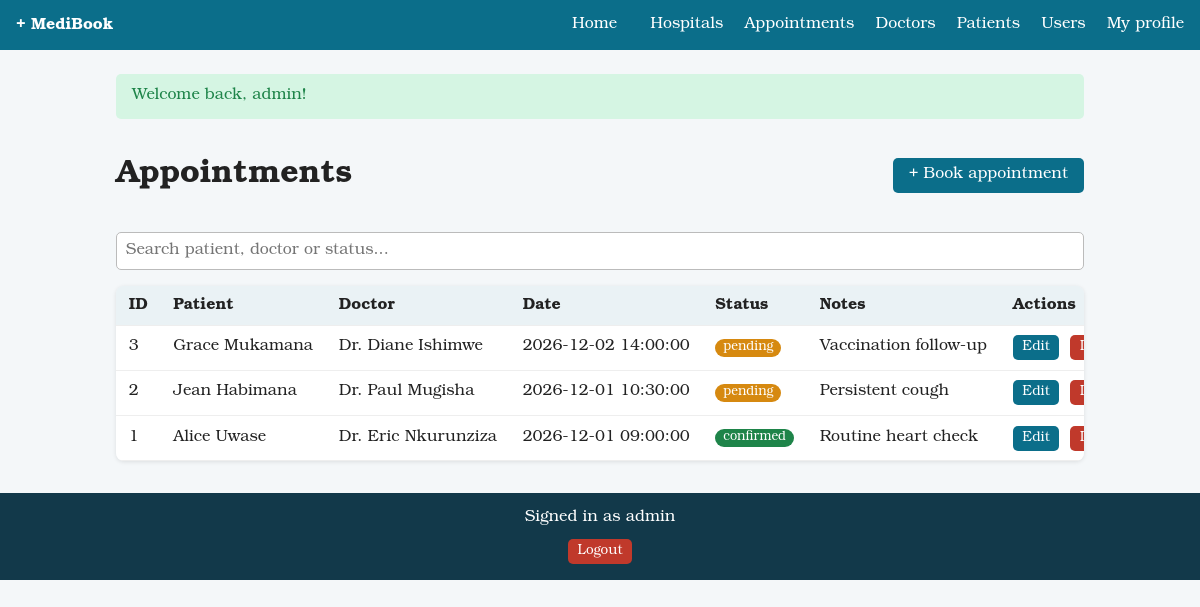
Page /index.php?r=appointments/index (signed in) on the committed database.
### tables this page shows
CREATE TABLE appointments (
    appointment_id   INT AUTO_INCREMENT PRIMARY KEY,
    patient_id       INT NOT NULL,
    doctor_id        INT NOT NULL,
    appointment_date DATETIME NOT NULL,
    status           ENUM('pending','confirmed','completed','cancelled') NOT NULL DEFAULT 'pending',
    notes            VARCHAR(255) NULL,
    CONSTRAINT fk_app_patient FOREIGN KEY (patient_id) REFERENCES patients(patient_id) ON DELETE CASCADE,
    CONSTRAINT fk_app_doctor  FOREIGN KEY (doctor_id)  REFERENCES doctors(doctor_id)  ON DELETE CASCADE,
    CONSTRAINT uq_doctor_slot UNIQUE (doctor_id, appointment_date)
);

CREATE TABLE patients (
    patient_id INT AUTO_INCREMENT PRIMARY KEY,
    user_id    INT NULL UNIQUE,
    full_name  VARCHAR(100) NOT NULL,
    dob        DATE NOT NULL,
    gender     ENUM('Male','Female','Other') NOT NULL,
    phone      VARCHAR(20) NOT NULL,
    CONSTRAINT fk_patient_user FOREIGN KEY (user_id) REFERENCES users(user_id) ON DELETE SET NULL
);

CREATE TABLE doctors (
    doctor_id      INT AUTO_INCREMENT PRIMARY KEY,
    full_name      VARCHAR(100) NOT NULL,
    specialization VARCHAR(80)  NOT NULL,
    phone          VARCHAR(20)  NOT NULL,
    department     VARCHAR(80)  NOT NULL,
    experience_years SMALLINT UNSIGNED NOT NULL DEFAULT 0
);

### app/core/bootstrap.php (called while the page is built, shortened)
<?php
function db(): PDO
{
    static $pdo = null;
    if ($pdo === null) {
        $c = $GLOBALS['config']['db'];
        $pdo = new PDO(
            "mysql:host={$c['host']};dbname={$c['name']};charset=utf8mb4",
            $c['user'], $c['pass'],
            [
                PDO::ATTR_ERRMODE            => PDO::ERRMODE_EXCEPTION,
                PDO::ATTR_DEFAULT_FETCH_MODE => PDO::FETCH_ASSOC,
                PDO::ATTR_EMULATE_PREPARES   => false,
            ]
        );
    }
    return $pdo;
}
function e(?string $v): string
{
    return htmlspecialchars((string)$v, ENT_QUOTES, 'UTF-8');
}
function csrf_token(): string
{
    return $_SESSION['csrf'];
}
function current_user(): ?array
{
    return $_SESSION['user'] ?? null;
}
function is_staff(): bool
{
    return current_user() && in_array(current_user()['role'], ['admin', 'staff'], true);
}
function view(string $name, array $data = []): void
{
    extract($data);
    $flash = $_SESSION['flash'] ?? null;
    require __DIR__ . '/../views/layout/header.php';
    require __DIR__ . "/../views/$name.php";
    require __DIR__ . '/../views/layout/footer.php';
}

### app/controllers/AppointmentController.php (called while the page is built, shortened)
<?php
class AppointmentController
{
    public static function index(): void
    {
        $sql =
            'SELECT a.*, p.full_name AS patient_name, d.full_name AS doctor_name
             FROM appointments a
             JOIN patients p ON p.patient_id = a.patient_id
             JOIN doctors d  ON d.doctor_id  = a.doctor_id
             ' . (is_staff() ? '' : 'WHERE p.user_id = ? ') . 'ORDER BY a.appointment_date DESC';
        $stmt = db()->prepare($sql);
        $stmt->execute(is_staff() ? [] : [current_user()['id']]);
        $rows = $stmt->fetchAll();
        view('appointments/index', compact('rows'));
    }
}

### public/index.php (called while the page is built, shortened)
<?php
require __DIR__ . '/../app/core/bootstrap.php';
$routes = [
    'home/index'          => ['HomeController', 'index'],
    'hospitals/index'     => ['HospitalController', 'index'],
    'hospitals/form'      => ['HospitalController', 'form'],
    'hospitals/save'      => ['HospitalController', 'save'],
    'hospitals/delete'    => ['HospitalController', 'delete'],
    'auth/login'          => ['AuthController', 'login'],
    'auth/staff'          => ['AuthController', 'staffLogin'],
    'auth/register'       => ['AuthController', 'register'],
    'auth/logout'         => ['AuthController', 'logout'],
    'patients/index'      => ['PatientController', 'index'],
    'patients/form'       => ['PatientController', 'form'],
    'patients/save'       => ['PatientController', 'save'],
    'patients/delete'     => ['PatientController', 'delete'],
    'doctors/index'       => ['DoctorController', 'index'],
    'doctors/form'        => ['DoctorController', 'form'],
    'doctors/save'        => ['DoctorController', 'save'],
    'doctors/delete'      => ['DoctorController', 'delete'],
    'appointments/index'  => ['AppointmentController', 'index'],
    'appointments/form'   => ['AppointmentController', 'form'],
    'appointments/save'   => ['AppointmentController', 'save'],
    'appointments/delete' => ['AppointmentController', 'delete'],
    'users/index'         => ['UserController', 'index'],
    'users/form'          => ['UserController', 'form'],
    'users/save'          => ['UserController', 'save'],
    'users/role'          => ['UserController', 'role'],
    'users/delete'        => ['UserController', 'delete'],
    'profile/edit'        => ['UserController', 'profile'],
    'profile/save'        => ['UserController', 'profileSave'],
    'api/search'          => ['ApiController', 'search'],
];
$r = $_GET['r'] ?? 'home/index';
[$class, $method] = $routes[$r];
$class::$method();

### app/views/appointments/index.php (the view, shortened to what this page needs)
<div class="head"><h1>Appointments</h1><a class="btn" href="index.php?r=appointments/form">+ Book appointment</a></div>
<input type="search" id="live-search" placeholder="Search patient, doctor or status..." autocomplete="off">
<div class="table-wrap"><table id="appt-table" data-csrf="<?= e(csrf_token()) ?>">
  <thead><tr><th>ID</th><th>Patient</th><th>Doctor</th><th>Date</th><th>Status</th><th>Notes</th><?php if (is_staff()): ?><th>Actions</th><?php endif; ?></tr></thead>
  <tbody>
  <?php foreach ($rows as $r): ?>
    <tr>
      <td><?= (int)$r['appointment_id'] ?></td><td><?= e($r['patient_name']) ?></td><td><?= e($r['doctor_name']) ?></td>
      <td><?= e($r['appointment_date']) ?></td><td><span class="badge <?= e($r['status']) ?>"><?= e($r['status']) ?></span></td>
      <td><?= e($r['notes']) ?></td>
      <?php if (is_staff()): ?>
      <td class="actions">
        <a class="btn small" href="index.php?r=appointments/form&id=<?= (int)$r['appointment_id'] ?>">Edit</a>
        <form method="post" action="index.php?r=appointments/delete" class="inline" data-confirm="Delete this appointment?">
          <button class="btn small danger" type="submit">Delete</button>
        </form>
      </td>
      <?php endif; ?>
    </tr>
  <?php endforeach; ?>
  </tbody>
</table></div>

### app/views/layout/header.php (shortened to what this page needs)
<!DOCTYPE html>
<html lang="en">
<head>
<link rel="stylesheet" href="assets/css/style.css">
</head>
<body>
<header class="topbar">
  <a class="brand" href="index.php?r=home/index">+ MediBook</a>
  <nav aria-label="Main navigation">
  <a class="nav-home" href="index.php?r=home/index" aria-label="Home">Home</a>
  <a href="index.php?r=hospitals/index">Hospitals</a>
  <?php if ($me = current_user()): ?>
    <a href="index.php?r=appointments/index">Appointments</a>
    <a href="index.php?r=doctors/index">Doctors</a>
    <?php if (is_staff()): ?><a href="index.php?r=patients/index">Patients</a><?php endif; ?>
    <?php if (is_staff()): ?><a href="index.php?r=users/index">Users</a><?php endif; ?>
    <a href="index.php?r=profile/edit">My profile</a>
  <?php else: ?>
    <a href="index.php?r=auth/login">Login</a>
    <a href="index.php?r=auth/register">Register</a>
    <a href="index.php?r=auth/staff">Staff / Admin</a>
  <?php endif; ?>
  </nav>
</header>
<main class="container">
<?php if (!empty($flash)): ?>
  <div class="alert <?= e($flash['type']) ?>"><?= e($flash['msg']) ?></div>
<?php endif; ?>

### app/views/layout/footer.php (shortened to what this page needs)
</main>
<footer class="site-footer" style="display:flex!important;flex-direction:column!important;align-items:center!important;justify-content:center!important;text-align:center!important;width:100%;margin:2rem auto 0;padding:1rem;background:#12394a;color:#fff;">
  <?php if ($me = current_user()): ?>
    <span>Signed in as <?= e($me['username']) ?></span>
    <form method="post" action="index.php?r=auth/logout" class="inline" style="display:flex!important;justify-content:center!important;align-items:center!important;width:100%;margin:0 auto;">
      <button class="btn small danger" type="submit">Logout</button>
    </form>
  <?php else: ?>
    <span>Online Hospital Appointment System</span>
  <?php endif; ?>
</footer>
</body>
</html>

### public/assets/css/style.css (style rules this page uses)
:root { --primary:#0b6e8a;--bg:#f4f7f9;--danger:#c0392b;--ok:#1e8449; --font:"Bookman Old Style",Bookman,"URW Bookman","Bookman URW","ITC Bookman",Georgia,serif }
*,*::before,*::after { box-sizing:border-box;font-family:var(--font) }
body { margin:0;font-family:var(--font);background:var(--bg);color:#222 }
.topbar { display:flex;flex-wrap:wrap;justify-content:space-between;align-items:center;background:var(--primary);color:#fff;padding:.6rem 1rem }
.topbar a,.topbar .link { color:#fff;text-decoration:none;margin-left:1rem;background:none;border:0;font-family:var(--font);font-size:1rem;cursor:pointer }
.brand { font-weight:700;font-size:1.2rem;margin-left:0!important }
.container { max-width:1000px;margin:1.5rem auto;padding:0 1rem }
.head { display:flex;justify-content:space-between;align-items:center;flex-wrap:wrap;gap:.5rem }
input,select,textarea { display:block;width:100%;padding:.55rem;margin-top:.3rem;border:1px solid #bbb;border-radius:5px;font-family:var(--font);font-size:1rem }
.btn { display:inline-block;background:var(--primary);color:#fff;padding:.5rem 1rem;border:0;border-radius:5px;text-decoration:none;cursor:pointer;font-family:var(--font);font-size:1rem }
.btn.small { padding:.25rem .6rem;font-size:.85rem }
.btn.danger { background:var(--danger) }
.inline { display:inline;margin:0 }
.alert { padding:.8rem 1rem;border-radius:5px;margin-bottom:1rem }
.alert.success { background:#d5f5e3;color:var(--ok) }
.table-wrap { overflow-x:auto;background:#fff;border-radius:8px;box-shadow:0 1px 4px rgba(0,0,0,.1) }
table { width:100%;border-collapse:collapse }
th,td { padding:.6rem .8rem;text-align:left;border-bottom:1px solid #eee;white-space:nowrap }
th { background:#eaf2f5 }
.actions { white-space:nowrap }
.actions>* { display:inline-block;vertical-align:middle;margin-right:.35rem }
.badge { padding:.15rem .5rem;border-radius:10px;font-size:.8rem;color:#fff;background:#888 }
.badge.confirmed { background:var(--ok) }
.badge.pending { background:#d68910 }
#live-search { margin:1rem 0 }
h1,h2,h3 { font-family:var(--font) }
.nav-home { display:inline-block;border:1px solid rgba(255,255,255,.75);border-radius:5px;padding:.38rem .75rem }
.site-footer { display:flex;flex-direction:column;justify-content:center;align-items:center;gap:.65rem;margin-top:2rem;padding:1rem;background:#12394a;color:#fff;text-align:center }
.site-footer form.inline { display:flex;width:100%;justify-content:center;margin:0 auto }
.site-footer form.inline .btn { display:block;margin:0 auto }

### rows in the picture
appointments: appointment_id "3", patient.full_name "Grace Mukamana", doctor.full_name "Dr. Diane Ishimwe", appointment_date "2026-12-02 14:00:00", status "pending", notes "Vaccination follow-up"
appointments: appointment_id "2", patient.full_name "Jean Habimana", doctor.full_name "Dr. Paul Mugisha", appointment_date "2026-12-01 10:30:00", status "pending", notes "Persistent cough"
appointments: appointment_id "1", patient.full_name "Alice Uwase", doctor.full_name "Dr. Eric Nkurunziza", appointment_date "2026-12-01 09:00:00", status "confirmed", notes "Routine heart check"

### other values in the picture
$flash['msg'] "Welcome back, admin!"
$me['username'] "admin"
